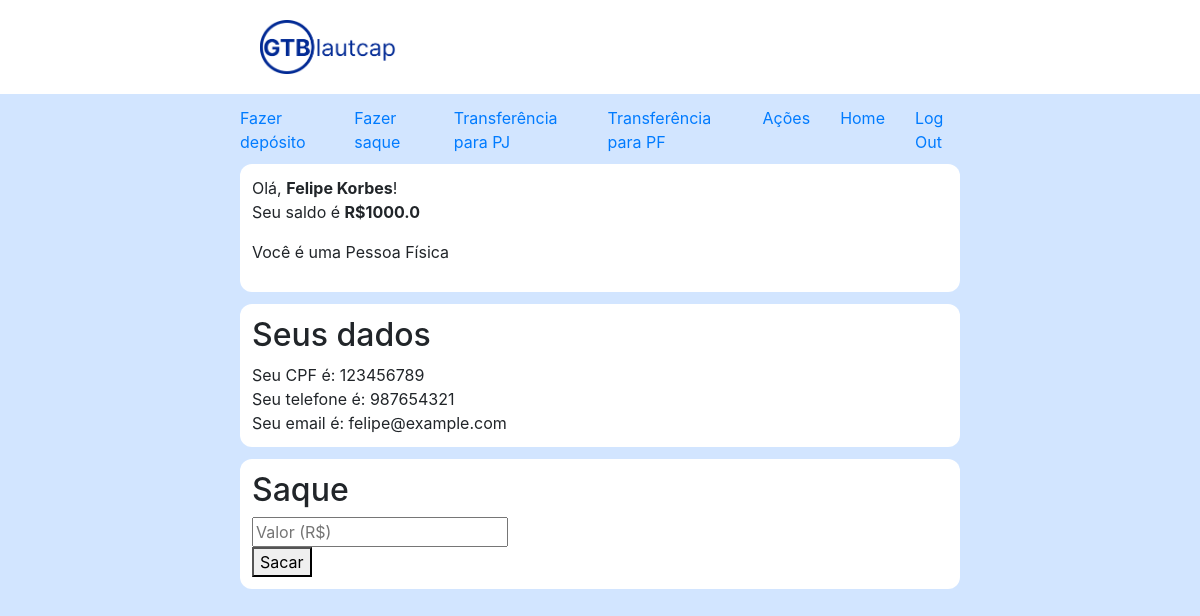
The app's page /fazersaquePF (signed in), older data.
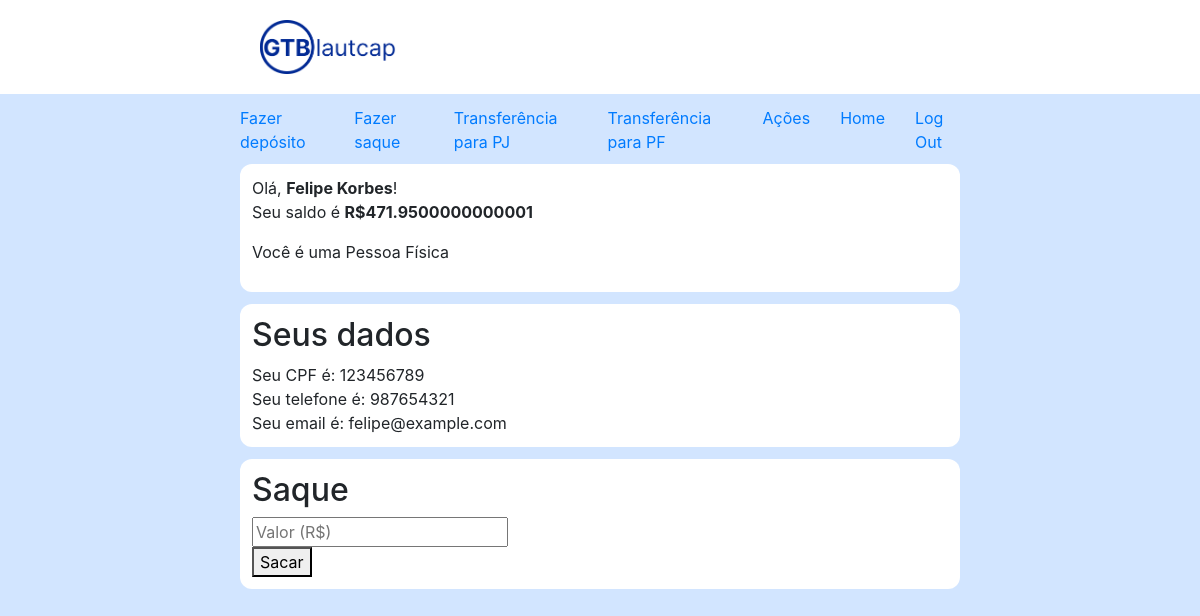
The same page, newer data.
### gtb/models.py (models this page shows, shortened)
class PessoaFisica(models.Model):
    user            = models.OneToOneField(User, on_delete=models.CASCADE)
    CPF             = models.CharField(max_length=15, null=False, blank=False, primary_key=True)
    nome_completo   = models.CharField(max_length=64, null=False, blank=False)
    telefone        = models.CharField(max_length=8, null=False, blank=False)
    saldo_da_conta  = models.FloatField(default=0, null=False, blank=False)
    user_acoes       = models.ManyToManyField('HistoricoCompraEVendaAcoes', related_name="acoes")

### gtb/viewsPF.py (the view)
# urls.py: path("fazersaquePF", viewsPF.fazersaquePF, name="fazersaquePF"),
@login_required
def fazersaquePF(request):
    if request.method == "POST":
        valor = request.POST["valor"]
        if not valor:
            messages.error(request, "Insira o valor")
            cliente = models.PessoaFisica.objects.get(user=request.user)
            return render(request, "gtb/saque.html", {
                "user": request.user,
                "cliente": cliente
            })
        currentUser = request.user
        sql_query = """
        UPDATE gtb_pessoafisica
        SET saldo_da_conta = saldo_da_conta - %s
        WHERE user_id = %s
        """
        with connection.cursor() as cursor:
            cursor.execute(sql_query, [valor, currentUser.id])
        connection.commit()
        cliente = models.PessoaFisica.objects.get(user=request.user)
        return render(request, "gtb/saque.html", {
            "user": request.user,
            "cliente": cliente
        })
    else:
        cliente = models.PessoaFisica.objects.get(user=request.user)
        return render(request, "gtb/saque.html", {
            "user": request.user,
            "cliente": cliente
        })

### gtb/templates/gtb/saque.html (shortened to what this page needs)
{% extends "gtb/layout.html" %}
{% load filter %}
{% load static %}
{% block body %}
    {% if cliente or user.is_authenticated %}
        {% if user.is_pessoaFisica %}
            <div class="info">
                <p>Olá, <b>{{ cliente.nome_completo }}</b>!<br>
                Seu saldo é <b>R${{ cliente.saldo_da_conta }}</b>  <br></p>
                <p> Você é uma Pessoa Física </p>
            </div>
            <div class="info">
                <h2>Seus dados</h2>
                Seu CPF é: {{ cliente.CPF }} <br>
                Seu telefone é: {{ cliente.telefone }} <br>
                Seu email é: {{ user.email }} <br>
            </div>
            <div class="info">
                <h2>Saque</h2>
                <form action="{% url 'fazersaquePF' %}" method="post">
                    <div>
                        <input class="bidInput" type="number" name="valor" placeholder="Valor (R$)">
                    </div>
                    <div class="button">
                        <button type="submit">Sacar</button>
                </form>
            </div>
        {% endif %}
    {% endif %}
{% endblock %}

Row changes from the older to the newer data that the page shows:
changed PessoaFisica "Felipe Korbes": saldo_da_conta "1000.0" → "471.9500000000001"
